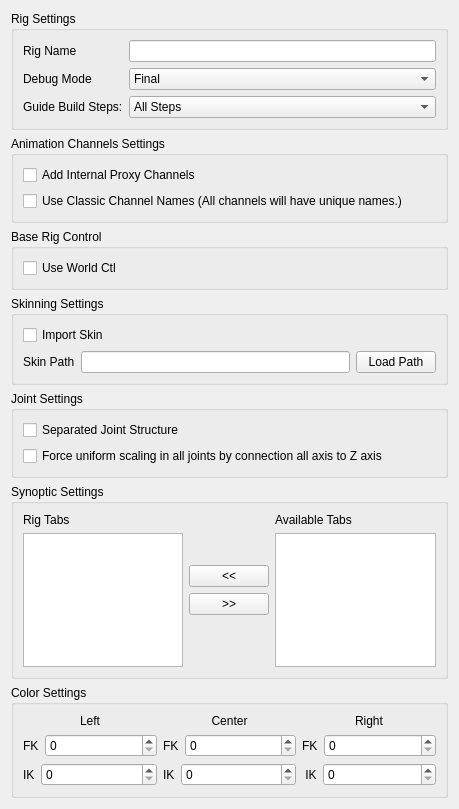
<?xml version="1.0" encoding="UTF-8"?>
<ui version="4.0">
 <class>Form</class>
 <widget class="QWidget" name="Form">
  <property name="geometry">
   <rect>
    <x>0</x>
    <y>0</y>
    <width>459</width>
    <height>809</height>
   </rect>
  </property>
  <property name="windowTitle">
   <string>Form</string>
  </property>
  <layout class="QGridLayout" name="gridLayout_2">
   <item row="6" column="0">
    <widget class="QGroupBox" name="groupBox_5">
     <property name="title">
      <string>Color Settings</string>
     </property>
     <layout class="QGridLayout" name="gridLayout_7">
      <item row="0" column="0">
       <layout class="QGridLayout" name="gridLayout">
        <item row="0" column="0">
         <widget class="QLabel" name="label">
          <property name="text">
           <string>Left</string>
          </property>
          <property name="alignment">
           <set>Qt::AlignCenter</set>
          </property>
         </widget>
        </item>
        <item row="0" column="1">
         <widget class="QLabel" name="label_2">
          <property name="text">
           <string>Center</string>
          </property>
          <property name="alignment">
           <set>Qt::AlignCenter</set>
          </property>
         </widget>
        </item>
        <item row="0" column="2">
         <widget class="QLabel" name="label_3">
          <property name="text">
           <string>Right</string>
          </property>
          <property name="alignment">
           <set>Qt::AlignCenter</set>
          </property>
         </widget>
        </item>
        <item row="1" column="0">
         <layout class="QHBoxLayout" name="horizontalLayout_3">
          <item>
           <widget class="QLabel" name="L_color_fk_label">
            <property name="text">
             <string>FK</string>
            </property>
           </widget>
          </item>
          <item>
           <widget class="QSpinBox" name="L_color_fk_spinBox">
            <property name="sizePolicy">
             <sizepolicy hsizetype="Expanding" vsizetype="Fixed">
              <horstretch>0</horstretch>
              <verstretch>0</verstretch>
             </sizepolicy>
            </property>
            <property name="maximum">
             <number>31</number>
            </property>
           </widget>
          </item>
         </layout>
        </item>
        <item row="1" column="1">
         <layout class="QHBoxLayout" name="horizontalLayout_7">
          <item>
           <widget class="QLabel" name="L_color_fk_label_5">
            <property name="text">
             <string>FK</string>
            </property>
           </widget>
          </item>
          <item>
           <widget class="QSpinBox" name="C_color_fk_spinBox">
            <property name="sizePolicy">
             <sizepolicy hsizetype="Expanding" vsizetype="Fixed">
              <horstretch>0</horstretch>
              <verstretch>0</verstretch>
             </sizepolicy>
            </property>
            <property name="maximum">
             <number>31</number>
            </property>
           </widget>
          </item>
         </layout>
        </item>
        <item row="1" column="2">
         <layout class="QHBoxLayout" name="horizontalLayout_5">
          <item>
           <widget class="QLabel" name="L_color_fk_label_3">
            <property name="text">
             <string>FK</string>
            </property>
           </widget>
          </item>
          <item>
           <widget class="QSpinBox" name="R_color_fk_spinBox">
            <property name="sizePolicy">
             <sizepolicy hsizetype="Expanding" vsizetype="Fixed">
              <horstretch>0</horstretch>
              <verstretch>0</verstretch>
             </sizepolicy>
            </property>
            <property name="maximum">
             <number>31</number>
            </property>
           </widget>
          </item>
         </layout>
        </item>
        <item row="2" column="0">
         <layout class="QHBoxLayout" name="horizontalLayout_4">
          <item>
           <widget class="QLabel" name="L_color_fk_label_2">
            <property name="text">
             <string>IK</string>
            </property>
           </widget>
          </item>
          <item>
           <widget class="QSpinBox" name="L_color_ik_spinBox">
            <property name="sizePolicy">
             <sizepolicy hsizetype="Expanding" vsizetype="Fixed">
              <horstretch>0</horstretch>
              <verstretch>0</verstretch>
             </sizepolicy>
            </property>
            <property name="maximum">
             <number>31</number>
            </property>
           </widget>
          </item>
         </layout>
        </item>
        <item row="2" column="1">
         <layout class="QHBoxLayout" name="horizontalLayout_8">
          <item>
           <widget class="QLabel" name="L_color_fk_label_6">
            <property name="text">
             <string>IK</string>
            </property>
           </widget>
          </item>
          <item>
           <widget class="QSpinBox" name="C_color_ik_spinBox">
            <property name="sizePolicy">
             <sizepolicy hsizetype="Expanding" vsizetype="Fixed">
              <horstretch>0</horstretch>
              <verstretch>0</verstretch>
             </sizepolicy>
            </property>
            <property name="maximum">
             <number>31</number>
            </property>
           </widget>
          </item>
         </layout>
        </item>
        <item row="2" column="2">
         <layout class="QHBoxLayout" name="horizontalLayout_6">
          <item>
           <widget class="QLabel" name="L_color_fk_label_4">
            <property name="text">
             <string> IK</string>
            </property>
           </widget>
          </item>
          <item>
           <widget class="QSpinBox" name="R_color_ik_spinBox">
            <property name="sizePolicy">
             <sizepolicy hsizetype="Expanding" vsizetype="Fixed">
              <horstretch>0</horstretch>
              <verstretch>0</verstretch>
             </sizepolicy>
            </property>
            <property name="maximum">
             <number>31</number>
            </property>
           </widget>
          </item>
         </layout>
        </item>
       </layout>
      </item>
     </layout>
    </widget>
   </item>
   <item row="0" column="0">
    <widget class="QGroupBox" name="groupBox">
     <property name="title">
      <string>Rig Settings</string>
     </property>
     <layout class="QGridLayout" name="gridLayout_3">
      <item row="0" column="0">
       <layout class="QFormLayout" name="formLayout">
        <item row="0" column="0">
         <widget class="QLabel" name="rigName_label">
          <property name="text">
           <string>Rig Name</string>
          </property>
         </widget>
        </item>
        <item row="0" column="1">
         <widget class="QLineEdit" name="rigName_lineEdit"/>
        </item>
        <item row="1" column="0">
         <widget class="QLabel" name="mode_label">
          <property name="text">
           <string>Debug Mode</string>
          </property>
         </widget>
        </item>
        <item row="1" column="1">
         <widget class="QComboBox" name="mode_comboBox">
          <item>
           <property name="text">
            <string>Final</string>
           </property>
          </item>
          <item>
           <property name="text">
            <string>WIP</string>
           </property>
          </item>
         </widget>
        </item>
        <item row="2" column="0">
         <widget class="QLabel" name="step_label">
          <property name="text">
           <string>Guide Build Steps:</string>
          </property>
         </widget>
        </item>
        <item row="2" column="1">
         <widget class="QComboBox" name="step_comboBox">
          <item>
           <property name="text">
            <string>All Steps</string>
           </property>
          </item>
          <item>
           <property name="text">
            <string>Objects</string>
           </property>
          </item>
          <item>
           <property name="text">
            <string>Attributes</string>
           </property>
          </item>
          <item>
           <property name="text">
            <string>Operators</string>
           </property>
          </item>
          <item>
           <property name="text">
            <string>Connect</string>
           </property>
          </item>
          <item>
           <property name="text">
            <string>Joints</string>
           </property>
          </item>
          <item>
           <property name="text">
            <string>Finalize</string>
           </property>
          </item>
         </widget>
        </item>
       </layout>
      </item>
     </layout>
    </widget>
   </item>
   <item row="3" column="0">
    <widget class="QGroupBox" name="groupBox_2">
     <property name="title">
      <string>Skinning Settings</string>
     </property>
     <layout class="QGridLayout" name="gridLayout_4">
      <item row="0" column="0">
       <layout class="QVBoxLayout" name="verticalLayout">
        <item>
         <widget class="QCheckBox" name="importSkin_checkBox">
          <property name="text">
           <string>Import Skin</string>
          </property>
         </widget>
        </item>
        <item>
         <layout class="QHBoxLayout" name="horizontalLayout">
          <item>
           <widget class="QLabel" name="skin_label">
            <property name="text">
             <string>Skin Path</string>
            </property>
           </widget>
          </item>
          <item>
           <widget class="QLineEdit" name="skin_lineEdit"/>
          </item>
          <item>
           <widget class="QPushButton" name="loadSkinPath_pushButton">
            <property name="text">
             <string>Load Path</string>
            </property>
           </widget>
          </item>
         </layout>
        </item>
       </layout>
      </item>
     </layout>
    </widget>
   </item>
   <item row="5" column="0">
    <widget class="QGroupBox" name="groupBox_4">
     <property name="title">
      <string>Synoptic Settings</string>
     </property>
     <layout class="QGridLayout" name="gridLayout_6">
      <item row="0" column="0">
       <layout class="QHBoxLayout" name="horizontalLayout_2">
        <item>
         <layout class="QVBoxLayout" name="verticalLayout_3">
          <item>
           <widget class="QLabel" name="rigTabs_label">
            <property name="text">
             <string>Rig Tabs</string>
            </property>
           </widget>
          </item>
          <item>
           <widget class="QListWidget" name="rigTabs_listWidget">
            <property name="dragDropOverwriteMode">
             <bool>true</bool>
            </property>
            <property name="dragDropMode">
             <enum>QAbstractItemView::InternalMove</enum>
            </property>
            <property name="defaultDropAction">
             <enum>Qt::MoveAction</enum>
            </property>
            <property name="alternatingRowColors">
             <bool>true</bool>
            </property>
            <property name="selectionMode">
             <enum>QAbstractItemView::ExtendedSelection</enum>
            </property>
            <property name="selectionRectVisible">
             <bool>false</bool>
            </property>
           </widget>
          </item>
         </layout>
        </item>
        <item>
         <layout class="QVBoxLayout" name="verticalLayout_4">
          <property name="sizeConstraint">
           <enum>QLayout::SetDefaultConstraint</enum>
          </property>
          <item>
           <spacer name="verticalSpacer_2">
            <property name="orientation">
             <enum>Qt::Vertical</enum>
            </property>
            <property name="sizeHint" stdset="0">
             <size>
              <width>20</width>
              <height>40</height>
             </size>
            </property>
           </spacer>
          </item>
          <item>
           <widget class="QPushButton" name="addTab_pushButton">
            <property name="text">
             <string>&lt;&lt;</string>
            </property>
           </widget>
          </item>
          <item>
           <widget class="QPushButton" name="removeTab_pushButton">
            <property name="sizePolicy">
             <sizepolicy hsizetype="Minimum" vsizetype="Fixed">
              <horstretch>0</horstretch>
              <verstretch>0</verstretch>
             </sizepolicy>
            </property>
            <property name="text">
             <string>&gt;&gt;</string>
            </property>
           </widget>
          </item>
          <item>
           <spacer name="verticalSpacer">
            <property name="orientation">
             <enum>Qt::Vertical</enum>
            </property>
            <property name="sizeHint" stdset="0">
             <size>
              <width>20</width>
              <height>40</height>
             </size>
            </property>
           </spacer>
          </item>
         </layout>
        </item>
        <item>
         <layout class="QVBoxLayout" name="verticalLayout_2">
          <item>
           <widget class="QLabel" name="available_label">
            <property name="text">
             <string>Available Tabs</string>
            </property>
           </widget>
          </item>
          <item>
           <widget class="QListWidget" name="available_listWidget">
            <property name="dragDropOverwriteMode">
             <bool>true</bool>
            </property>
            <property name="dragDropMode">
             <enum>QAbstractItemView::NoDragDrop</enum>
            </property>
            <property name="defaultDropAction">
             <enum>Qt::IgnoreAction</enum>
            </property>
            <property name="alternatingRowColors">
             <bool>true</bool>
            </property>
            <property name="selectionMode">
             <enum>QAbstractItemView::ExtendedSelection</enum>
            </property>
            <property name="selectionRectVisible">
             <bool>false</bool>
            </property>
           </widget>
          </item>
         </layout>
        </item>
       </layout>
      </item>
     </layout>
    </widget>
   </item>
   <item row="4" column="0">
    <widget class="QGroupBox" name="groupBox_3">
     <property name="sizePolicy">
      <sizepolicy hsizetype="Preferred" vsizetype="Fixed">
       <horstretch>0</horstretch>
       <verstretch>0</verstretch>
      </sizepolicy>
     </property>
     <property name="title">
      <string>Joint Settings</string>
     </property>
     <layout class="QGridLayout" name="gridLayout_5">
      <item row="0" column="0">
       <widget class="QCheckBox" name="jointRig_checkBox">
        <property name="text">
         <string>Separated Joint Structure</string>
        </property>
       </widget>
      </item>
      <item row="1" column="0">
       <widget class="QCheckBox" name="force_uniScale_checkBox">
        <property name="text">
         <string>Force uniform scaling in all joints by connection all axis to Z axis</string>
        </property>
       </widget>
      </item>
     </layout>
    </widget>
   </item>
   <item row="1" column="0">
    <widget class="QGroupBox" name="groupBox_6">
     <property name="title">
      <string>Animation Channels Settings</string>
     </property>
     <layout class="QGridLayout" name="gridLayout_8">
      <item row="0" column="0">
       <widget class="QCheckBox" name="proxyChannels_checkBox">
        <property name="text">
         <string>Add Internal Proxy Channels</string>
        </property>
       </widget>
      </item>
      <item row="1" column="0">
       <widget class="QCheckBox" name="classicChannelNames_checkBox">
        <property name="toolTip">
         <string>&lt;html&gt;&lt;head/&gt;&lt;body&gt;&lt;p&gt;If this option is checked. The channel name will have unique full name. &lt;/p&gt;&lt;p align=&quot;center&quot;&gt;&lt;span style=&quot; font-weight:600;&quot;&gt;i.e: &amp;quot;arm_L0_blend&amp;quot;&lt;/span&gt;&lt;br/&gt;&lt;/p&gt;&lt;p&gt;If the option is unchecked. The channel will use the simple name. &lt;/p&gt;&lt;p align=&quot;center&quot;&gt;&lt;span style=&quot; font-weight:600;&quot;&gt;i.e: &amp;quot;arm_blend&amp;quot;&lt;/span&gt;&lt;br/&gt;&lt;/p&gt;&lt;p&gt;&lt;span style=&quot; font-weight:600;&quot;&gt;NOTE&lt;/span&gt;: With the option unchecked. If the channel host (uiHost) have 2 or more componets of the same type. The connection will be shared amoung all the componets with the same name channel. &lt;/p&gt;&lt;p&gt;&lt;span style=&quot; font-weight:600;&quot;&gt;i.e:&lt;/span&gt; If we have 2 arms, the channels will be shared for both arms. To avoid this behaviour with the unchecked option, please use a unique channel host for each component.&lt;/p&gt;&lt;/body&gt;&lt;/html&gt;</string>
        </property>
        <property name="text">
         <string>Use Classic Channel Names (All channels will have unique names.)</string>
        </property>
       </widget>
      </item>
     </layout>
    </widget>
   </item>
   <item row="2" column="0">
    <widget class="QGroupBox" name="groupBox_7">
     <property name="sizePolicy">
      <sizepolicy hsizetype="Preferred" vsizetype="Fixed">
       <horstretch>0</horstretch>
       <verstretch>0</verstretch>
      </sizepolicy>
     </property>
     <property name="title">
      <string>Base Rig Control</string>
     </property>
     <layout class="QGridLayout" name="gridLayout_9">
      <item row="0" column="0">
       <widget class="QCheckBox" name="worldCtl_checkBox">
        <property name="toolTip">
         <string>&lt;html&gt;&lt;head/&gt;&lt;body&gt;&lt;p&gt;Shifter creates by default a Base control called &amp;quot;&lt;span style=&quot; font-weight:600;&quot;&gt;global_C0_ctl&lt;/span&gt;&amp;quot;. &lt;/p&gt;&lt;p&gt;Since this control is not accesible from any guide locator. Is not possible to add it as a space reference.&lt;/p&gt;&lt;p&gt;If this option is active, The base control will be named &amp;quot;&lt;span style=&quot; font-weight:600;&quot;&gt;world_ctl&lt;/span&gt;&amp;quot; and we can add &amp;quot;&lt;span style=&quot; font-weight:600;&quot;&gt;global_C0_ctl&lt;/span&gt;&amp;quot; as a regular &amp;quot;Control_01&amp;quot; component. &lt;/p&gt;&lt;p&gt;This way we can use it as space reference.&lt;/p&gt;&lt;p&gt;The biped guide template is configured with this structure.&lt;/p&gt;&lt;/body&gt;&lt;/html&gt;</string>
        </property>
        <property name="text">
         <string>Use World Ctl</string>
        </property>
       </widget>
      </item>
     </layout>
    </widget>
   </item>
  </layout>
 </widget>
 <resources/>
 <connections/>
</ui>
